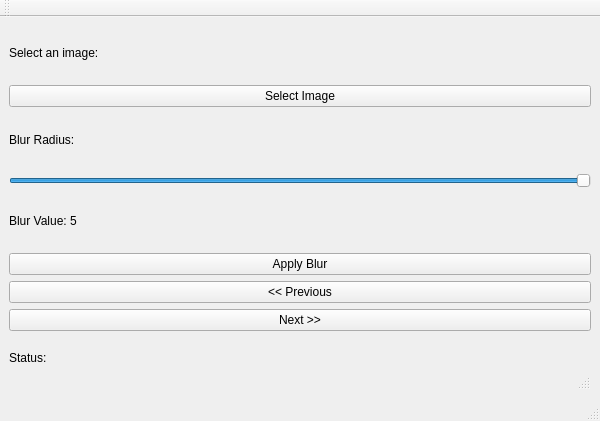
<?xml version="1.0" encoding="UTF-8"?>
<ui version="4.0">
 <class>midtermClass</class>
 <widget class="QMainWindow" name="midtermClass">
  <property name="geometry">
   <rect>
    <x>0</x>
    <y>0</y>
    <width>600</width>
    <height>421</height>
   </rect>
  </property>
  <property name="windowTitle">
   <string>midterm</string>
  </property>
  <widget class="QWidget" name="centralWidget">
   <layout class="QVBoxLayout" name="verticalLayout">
    <item>
     <widget class="QLabel" name="imageLabel">
      <property name="text">
       <string>Select an image:</string>
      </property>
     </widget>
    </item>
    <item>
     <widget class="QPushButton" name="selectImageButton">
      <property name="text">
       <string>Select Image</string>
      </property>
     </widget>
    </item>
    <item>
     <widget class="QLabel" name="blurLabel">
      <property name="text">
       <string>Blur Radius:</string>
      </property>
     </widget>
    </item>
    <item>
     <widget class="QSlider" name="blurSlider">
      <property name="minimum">
       <number>1</number>
      </property>
      <property name="maximum">
       <number>5</number>
      </property>
      <property name="value">
       <number>5</number>
      </property>
      <property name="orientation">
       <enum>Qt::Horizontal</enum>
      </property>
     </widget>
    </item>
    <item>
     <widget class="QLabel" name="blurValueLabel">
      <property name="text">
       <string>Blur Value: 5</string>
      </property>
     </widget>
    </item>
    <item>
     <widget class="QPushButton" name="applyBlurButton">
      <property name="text">
       <string>Apply Blur</string>
      </property>
     </widget>
    </item>
    <item>
     <widget class="QPushButton" name="prevImageButton">
      <property name="text">
       <string>&lt;&lt; Previous</string>
      </property>
     </widget>
    </item>
    <item>
     <widget class="QPushButton" name="nextImageButton">
      <property name="text">
       <string>Next &gt;&gt;</string>
      </property>
     </widget>
    </item>
    <item>
     <widget class="QStatusBar" name="statusBar">
      <widget class="QLabel" name="statusLabel">
       <property name="geometry">
        <rect>
         <x>0</x>
         <y>0</y>
         <width>571</width>
         <height>41</height>
        </rect>
       </property>
       <property name="text">
        <string>Status:</string>
       </property>
      </widget>
     </widget>
    </item>
   </layout>
  </widget>
  <widget class="QMenuBar" name="menuBar">
   <property name="geometry">
    <rect>
     <x>0</x>
     <y>0</y>
     <width>600</width>
     <height>22</height>
    </rect>
   </property>
  </widget>
  <widget class="QToolBar" name="mainToolBar">
   <attribute name="toolBarArea">
    <enum>TopToolBarArea</enum>
   </attribute>
   <attribute name="toolBarBreak">
    <bool>false</bool>
   </attribute>
  </widget>
  <widget class="QStatusBar" name="statusBar"/>
 </widget>
 <resources/>
 <connections/>
</ui>
